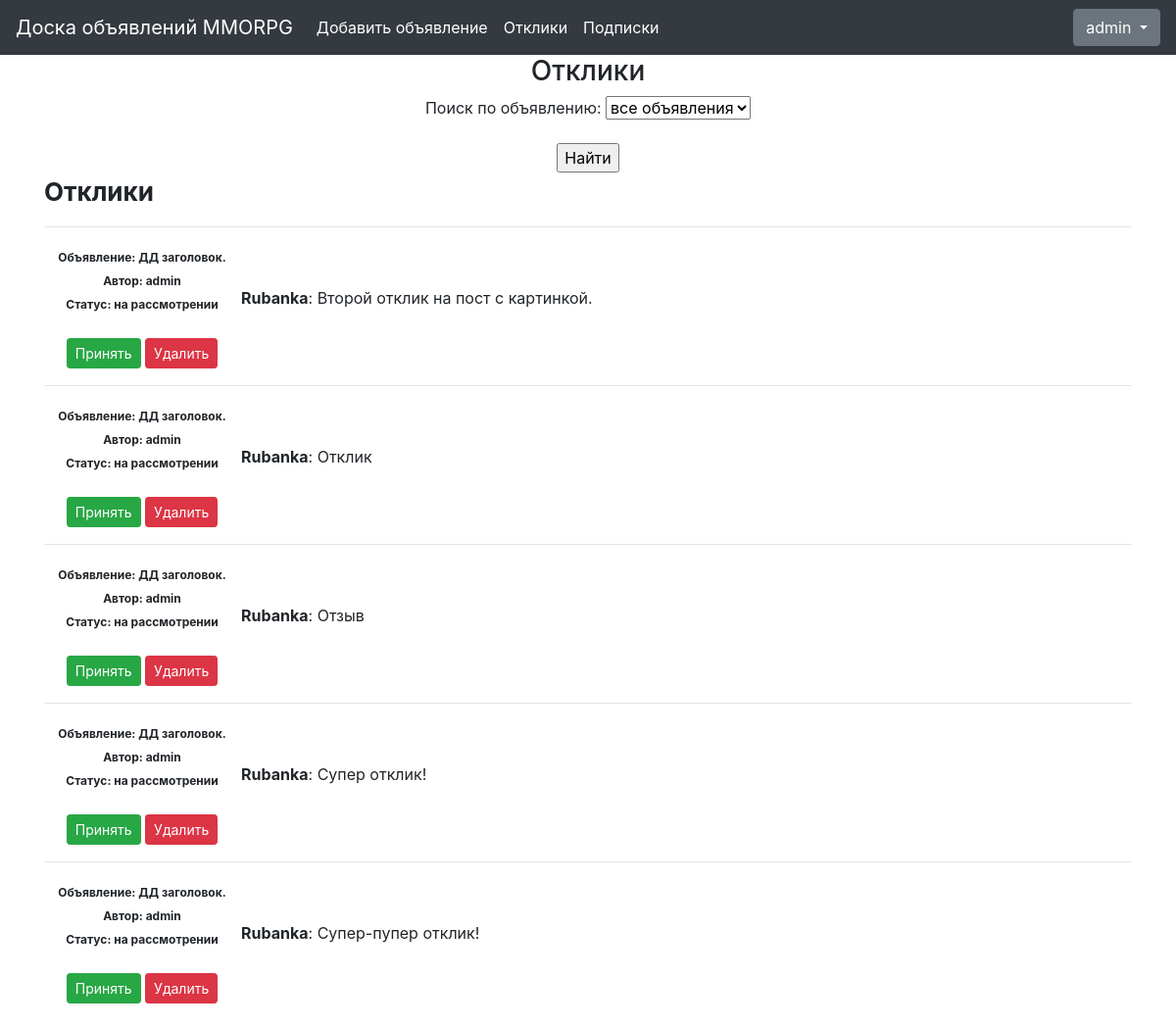
The page /ads/responses/ (signed in) on the database as committed earlier.
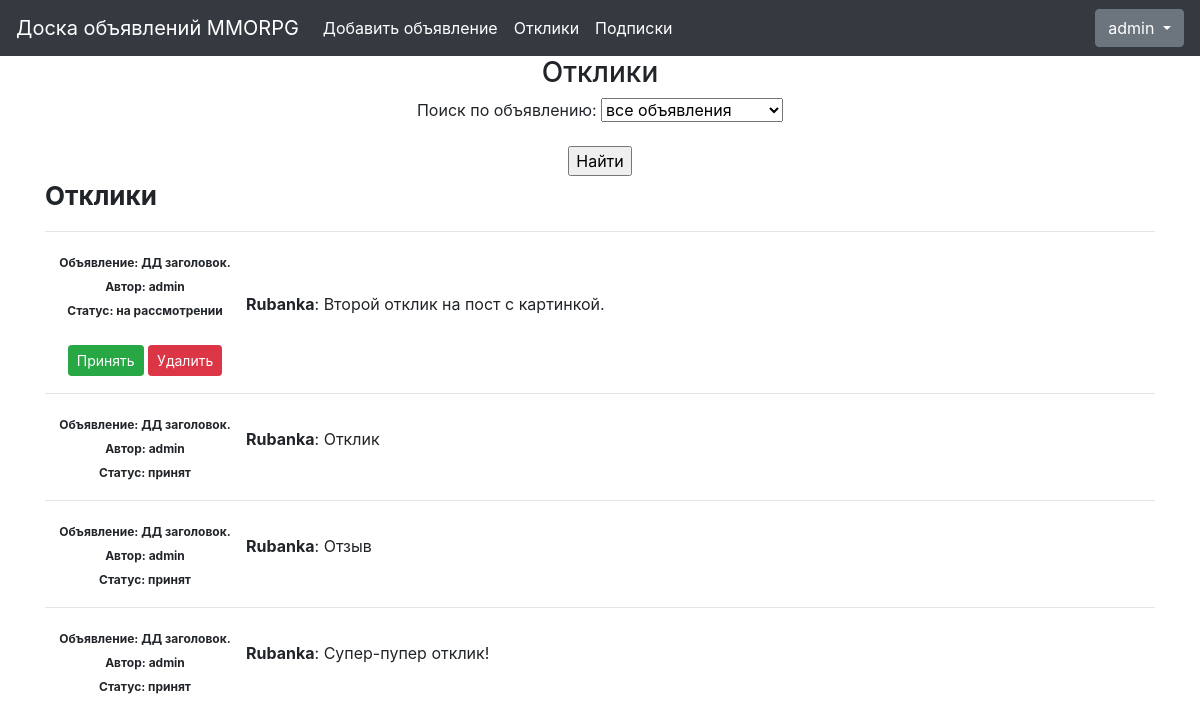
The same page on the database as committed later.
### billboard/models.py (models this page shows, shortened)
class Response(models.Model):
    author = models.ForeignKey(User, on_delete=models.CASCADE, verbose_name='Автор отклика')
    ad = models.ForeignKey(Ad, on_delete=models.CASCADE, related_name='responses')
    text = models.TextField(verbose_name='Текст')
    status = models.BooleanField(default=False, verbose_name='Статус')
    dateCreation = models.DateTimeField(auto_now_add=True, verbose_name='Дата отклика')
    class Meta:
        verbose_name = 'Отклик'
        verbose_name_plural = 'Отклики'

class Ad(models.Model):
    CATEGORY_CHOICES = (
        ('TA', 'Танки'),
        ('HI', 'Хилы'),
        ('DD', 'ДД'),
        ('DE', 'Торговцы'),
        ('GM', 'Гилдмастеры'),
        ('QG', 'Квестгиверы'),
        ('BS', 'Кузнецы'),
        ('TA', 'Кожевники'),
        ('PM', 'Зельевары'),
        ('SM', 'Мастера заклинаний'))
    author = models.ForeignKey(User, on_delete=models.CASCADE, verbose_name='Автор')
    category = models.CharField(max_length=2, choices=CATEGORY_CHOICES, default='TA', verbose_name='Категория')
    dateCreation = models.DateTimeField(auto_now_add=True, verbose_name='Дата публикации')
    title = models.CharField(max_length=256, verbose_name='Заголовок')
    text = CKEditor5Field(verbose_name='Текст', config_name='extends', blank=True)
    def __str__(self):
        return f'{self.title}'
    class Meta:
        verbose_name = 'Объявление'
        verbose_name_plural = 'Объявления'

### billboard/views.py (the view)
# urls.py: path('responses/', MyResponsesList.as_view(), name='responses'),
class MyResponsesList(LoginRequiredMixin, ListView):
    raise_exception = True
    model = Response
    ordering = '-dateCreation'
    template_name = 'responses.html'
    context_object_name = 'responses'
    paginate_by = 10
    def get_queryset(self):
        queryset = Response.objects.filter(ad__author__id=self.request.user.id)
        self.filterset = ResponseFilter(self.request.GET, queryset, author_id=self.request.user.id)
        return self.filterset.qs
    def get_context_data(self, **kwargs):
        context = super().get_context_data(**kwargs)
        context['filterset'] = self.filterset
        return context

### templates/responses.html (shortened to what this page needs)
{% extends 'base.html' %}
{% block content %}
<h3>Отклики</h3>
<form action="" method="get">
       {{ filterset.form.as_p }}
       <input type="submit" value="Найти" />
   </form>
    {% if responses %}
        <p style="font-size: 26px;" align="left" ><b>Отклики</b></p>
        {% for response in responses %}
            <hr>
            <form action="{% url 'response_handle' %}" method="POST">
                <table>
                    <tr>
                        <td width="200px">
                            <span style="font-size: 12px;"><b>Объявление: {{ response.ad.title }}
                            <br>Автор: {{ response.ad.author }}</b></span>
                            <br>
                            {% if response.status == True %}
                                <span style="font-size: 12px;"><b>Статус: принят</b></span>
                            {% else %}
                                <span style="font-size: 12px;"><b>Статус: на рассмотрении</b></span><br>
                                <br>
                                <button type="submit" class="btn btn-success btn-sm" name="action" value="accept">Принять</button>
                                <button type="submit" class="btn btn-danger btn-sm" name="action" value="delete">Удалить</button>
                            {% endif %}
                        </td>
                        <td>
                            <p align="left"><b>  {{ response.author }}</b>: {{ response.text|safe }}</p>
                        </td>
                    </tr>
                </table>
            </form>
        {% endfor %}
    {% else %}
        <h3>Откликов еще нет!</h3>
    {% endif %}
<br>
{% endblock content %}

### templates/base.html (shortened to what this page needs)
<!doctype  html>
<html  lang="en">
<head>
    {% load static %}
    <link  rel="stylesheet"  href="https://maxcdn.bootstrapcdn.com/bootstrap/4.0.0/css/bootstrap.min.css">
</head>
<body>
<nav class="navbar navbar-expand-lg navbar-dark bg-dark">
  <a class="navbar-brand" href="/ads/">Доска объявлений MMORPG</a>
<div class="collapse navbar-collapse" id="navbarSupportedContent">
    <ul class="navbar-nav mr-auto">
        {% if user.is_authenticated %}
        <li class="nav-item active">
            <a class="nav-link" href="{% url 'ad_create' %}">Добавить объявление
                <span class="sr-only">(current)</span></a>
        </li>
        <li class="nav-item active">
            <a class="nav-link" href="{% url 'responses' %}">Отклики
                </a>
        </li>
        <li class="nav-item active">
            <a class="nav-link" href="{% url 'subscriptions' %}">Подписки
                </a>
        </li>
        {% endif %}
    </ul>
        <div class="btn-group">
        <button type="button" class="btn btn-secondary dropdown-toggle" data-toggle="dropdown" aria-haspopup="true" aria-expanded="false">
        {% if user.is_authenticated %}
            {{ user }}
        {% else %}
            Войти
        {% endif %}
        </button>
    </div>
</div>
</nav>
<div class="container">
    <div class="row">
        <div class="col-lg-12 text-center">
            {% block content %}{% endblock content %}
        </div>
    </div>
</div>
</body>
</html>

Rows that differ between the two databases and show on the page:
removed Response: ad "ДД заголовок.", ad.author "admin", status "Статус: на рассмотрении", author "Rubanka", text "Супер отклик!"
changed Response "Отклик": status "Статус: на рассмотрении Принять Удалить" → "Статус: принят"
changed Response "Отзыв": status "Статус: на рассмотрении Принять Удалить" → "Статус: принят"
changed Response "Супер-пупер отклик!": status "Статус: на рассмотрении Принять Удалить" → "Статус: принят"
